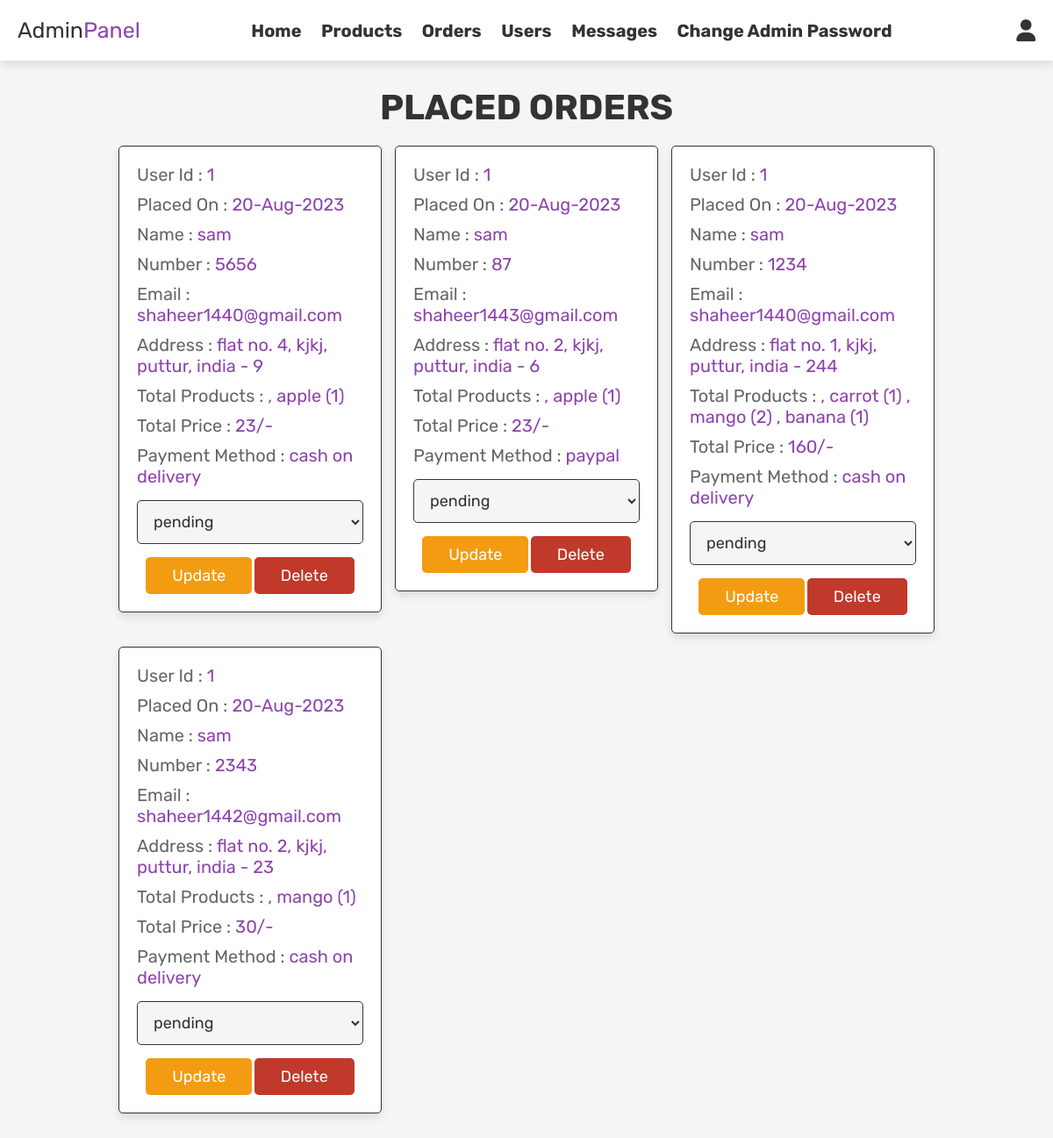
Screenshot of /admin_orders.php (signed in) with the database file from the repository.
### tables this page shows
CREATE TABLE `orders` (
  `id` int(100) NOT NULL,
  `user_id` int(100) NOT NULL,
  `name` varchar(100) NOT NULL,
  `number` varchar(12) NOT NULL,
  `email` varchar(100) NOT NULL,
  `method` varchar(50) NOT NULL,
  `address` varchar(500) NOT NULL,
  `total_products` varchar(1000) NOT NULL,
  `total_price` int(100) NOT NULL,
  `placed_on` varchar(50) NOT NULL,
  `payment_status` varchar(20) NOT NULL DEFAULT 'pending'
);

### admin_orders.php (the view, shortened to what this page needs)
<?php
include 'config.php';
?>
<!DOCTYPE html>
<html lang="en">
<head>
   <link rel="stylesheet" href="https://cdnjs.cloudflare.com/ajax/libs/font-awesome/6.0.0/css/all.min.css">
   <link rel="stylesheet" href="css/admin_style.css">
</head>
<body>
<?php include 'admin_header.php'; ?>
<section class="orders">
   <h1 class="title">Placed Orders</h1>
   <div class="box-container">
      <?php
      $select_orders = mysqli_query($conn, "SELECT * FROM `orders`") or die('query failed');
      if(mysqli_num_rows($select_orders) > 0){
         while($fetch_orders = mysqli_fetch_assoc($select_orders)){
      ?>
      <div class="box">
         <p> User Id : <span><?php echo $fetch_orders['user_id']; ?></span> </p>
         <p> Placed On : <span><?php echo $fetch_orders['placed_on']; ?></span> </p>
         <p> Name : <span><?php echo $fetch_orders['name']; ?></span> </p>
         <p> Number : <span><?php echo $fetch_orders['number']; ?></span> </p>
         <p> Email : <span><?php echo $fetch_orders['email']; ?></span> </p>
         <p> Address : <span><?php echo $fetch_orders['address']; ?></span> </p>
         <p> Total Products : <span><?php echo $fetch_orders['total_products']; ?></span> </p>
         <p> Total Price : <span><?php echo $fetch_orders['total_price']; ?>/-</span> </p>
         <p> Payment Method : <span><?php echo $fetch_orders['method']; ?></span> </p>
         <form action="" method="post">
            <select name="update_payment">
               <option value="" selected disabled><?php echo $fetch_orders['payment_status']; ?></option>
            </select>
            <input type="submit" value="update" name="update_order" class="option-btn">
            <a href="admin_orders.php?delete=<?php echo $fetch_orders['id']; ?>" onclick="return confirm('delete this order?');" class="delete-btn">delete</a>
         </form>
      </div>
      <?php
         }
      }else{
         echo '<p class="empty">no orders placed yet!</p>';
      }
      ?>
   </div>
</section>
</body>
</html>

### css/admin_style.css (style rules this page uses)
:root { --purple:#8e44ad; --red:#c0392b; --orange:#f39c12; --black:#333; --white:#fff; --light-color:#666; --light-white:#ccc; --light-bg:#f5f5f5; --border:.1rem solid var(--black); --box-shadow:0 .5rem 1rem rgba(0,0,0,.1); }
* { font-family: 'Rubik', sans-serif; margin:0; padding:0; box-sizing: border-box; outline: none; border:none; text-decoration: none; transition:all .2s linear; }
html { font-size: 62.5%; overflow-x: hidden; }
body { background-color: var(--light-bg); }
section { padding:3rem 2rem; }
.title { text-align: center; margin-bottom: 2rem; text-transform: uppercase; color:var(--black); font-size: 4rem; }
.btn, .option-btn, .delete-btn, .white-btn { display: inline-block; margin-top: 1rem; padding:1rem 3rem; cursor: pointer; color:var(--white); font-size: 1.8rem; border-radius: .5rem; text-transform: capitalize; }
.option-btn { background-color: var(--orange); }
.delete-btn { background-color: var(--red); }
.orders .box-container { display: grid; grid-template-columns: repeat(auto-fit, 30rem); justify-content: center; gap:1.5rem; max-width: 1200px; margin:0 auto; align-items: flex-start; }
.orders .box-container .box { background-color: var(--white); padding:2rem; border:var(--border); box-shadow: var(--box-shadow); border-radius: .5rem; }
.orders .box-container .box p { padding-bottom: 1rem; font-size: 2rem; color:var(--light-color); }
.orders .box-container .box p span { color:var(--purple); }
.orders .box-container .box form { text-align: center; }
.orders .box-container .box form select { border-radius: .5rem; margin:.5rem 0; width: 100%; background-color: var(--light-bg); border:var(--border); padding:1.2rem 1.4rem; font-size: 1.8rem; color:var(--black); }

### rows the page displays
orders: user "1", placed_on "20-Aug-2023", name "sam", number "5656", email "shaheer1440@gmail.com", address "flat no. 4, kjkj, puttur, india - 9", total_products ", apple (1)", total_price "23", method "cash on delivery", update_payment "pending"
orders: user "1", placed_on "20-Aug-2023", name "sam", number "87", email "shaheer1443@gmail.com", address "flat no. 2, kjkj, puttur, india - 6", total_products ", apple (1)", total_price "23", method "paypal", update_payment "pending"
orders: user "1", placed_on "20-Aug-2023", name "sam", number "1234", email "shaheer1440@gmail.com", address "flat no. 1, kjkj, puttur, india - 244", total_products ", carrot (1) , mango (2) , banana (1)", total_price "160", method "cash on delivery", update_payment "pending"
orders: user "1", placed_on "20-Aug-2023", name "sam", number "2343", email "shaheer1442@gmail.com", address "flat no. 2, kjkj, puttur, india - 23", total_products ", mango (1)", total_price "30", method "cash on delivery", update_payment "pending"
